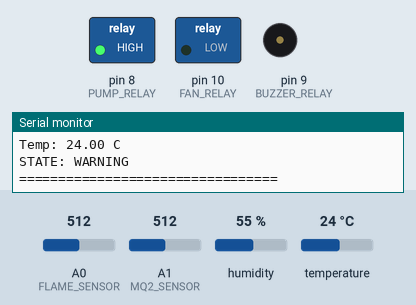
Simulated run of this sketch. Board: Arduino Uno, built with avr-gcc and run on an emulated ATmega328P. Shown: switched loads named in the sketch (green lamp = pin HIGH), buzzer (waves = sounding, pin HIGH), the last lines printed to the serial monitor. The test bench sets the inputs (shaded band); at power-on: A0 (FLAME_SENSOR) = 512, A1 (MQ2_SENSOR) = 512, humidity 55 %, temperature 24 °C.

Above: at 1.8 s.
1.9 s: A0 (FLAME_SENSOR) set to 484
At 3.0 s:
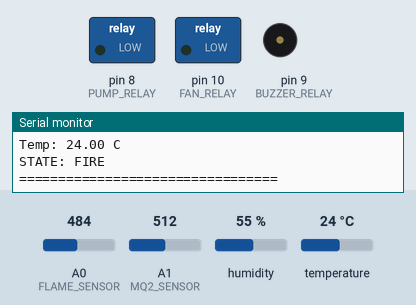
3.6 s: A0 (FLAME_SENSOR) set to 510
At 4.9 s:
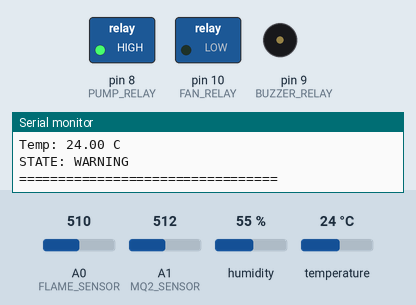
5.8 s: A1 (MQ2_SENSOR) set to 318
7.6 s: A1 (MQ2_SENSOR) set to 283
At 9.1 s:
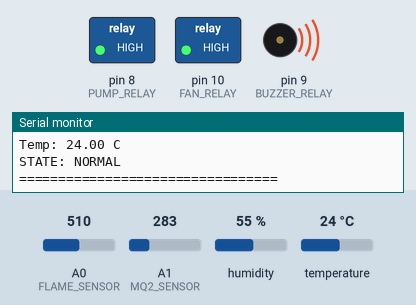
10.1 s: A1 (MQ2_SENSOR) set to 306
At 11.1 s:
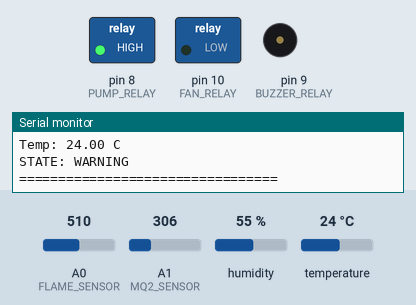
Timing chart, 0 to 13.1 s (numbered marks = the images above; inputs shaded):
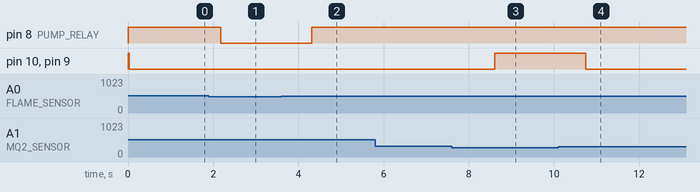

The sketch:

ard.ino
```cpp
#include <DHT.h>

// ─────────────────────────────
// SENSOR PINS
// ─────────────────────────────
#define FLAME_SENSOR A0
#define MQ2_SENSOR   A1
#define DHTPIN       A2
#define DHTTYPE      DHT11

// ─────────────────────────────
// RELAY PINS
// ─────────────────────────────
#define PUMP_RELAY   8
#define BUZZER_RELAY 9
#define FAN_RELAY    10

// ─────────────────────────────
// THRESHOLDS
// ─────────────────────────────
#define SMOKE_WARNING 300
#define SMOKE_FIRE    600

#define TEMP_WARNING  35
#define TEMP_FIRE     40

#define FLAME_THRESHOLD 500

DHT dht(DHTPIN, DHTTYPE);

// ─────────────────────────────
// SYSTEM STATE
// ─────────────────────────────
enum SystemState {
  NORMAL,
  WARNING,
  FIRE
};

SystemState state = NORMAL;

// ─────────────────────────────
// SETUP
// ─────────────────────────────
void setup() {
  Serial.begin(9600);

  pinMode(PUMP_RELAY, OUTPUT);
  pinMode(BUZZER_RELAY, OUTPUT);
  pinMode(FAN_RELAY, OUTPUT);

  // OFF (ACTIVE LOW RELAY)
  digitalWrite(PUMP_RELAY, HIGH);
  digitalWrite(BUZZER_RELAY, HIGH);
  digitalWrite(FAN_RELAY, HIGH);

  dht.begin();

  Serial.println("🔥 Fire System Started");
}

// ─────────────────────────────
// LOOP
// ─────────────────────────────
void loop() {

  // =========================
  // READ SENSORS
  // =========================
  int flameValue = analogRead(FLAME_SENSOR);
  int smokeValue = analogRead(MQ2_SENSOR);
  float temp = dht.readTemperature();

  if (isnan(temp)) {
    Serial.println("DHT ERROR");
    delay(1000);
    return;
  }

  int flameDetected = (flameValue < FLAME_THRESHOLD) ? 1 : 0;

  // =========================
  // PRIORITY LOGIC (IMPORTANT)
  // =========================

  // 🔴 FIRE FIRST (HIGHEST PRIORITY)
  if (flameDetected == 1 ||
      (smokeValue >= SMOKE_FIRE && temp >= TEMP_FIRE)) {

    state = FIRE;
  }

  // 🟡 WARNING (ONLY IF NOT FIRE)
  else if (smokeValue >= SMOKE_WARNING || temp >= TEMP_WARNING) {

    state = WARNING;
  }

  // 🟢 NORMAL
  else {

    state = NORMAL;
  }

  // =========================
  // ACTUATORS
  // =========================
  switch (state) {

    case NORMAL:
      digitalWrite(PUMP_RELAY, HIGH);
      digitalWrite(BUZZER_RELAY, HIGH);
      digitalWrite(FAN_RELAY, HIGH);
      break;

    case WARNING:
      digitalWrite(PUMP_RELAY, HIGH);
      digitalWrite(BUZZER_RELAY, LOW);
      digitalWrite(FAN_RELAY, LOW);
      break;

    case FIRE:
      digitalWrite(PUMP_RELAY, LOW);
      digitalWrite(BUZZER_RELAY, LOW);
      digitalWrite(FAN_RELAY, LOW);
      break;
  }

  // =========================
  // SERIAL OUTPUT
  // =========================
  Serial.println("=================================");

  Serial.print("Flame: ");
  Serial.println(flameDetected);

  Serial.print("Smoke: ");
  Serial.println(smokeValue);

  Serial.print("Temp: ");
  Serial.print(temp);
  Serial.println(" C");

  Serial.print("STATE: ");

  if (state == NORMAL) Serial.println("NORMAL");
  else if (state == WARNING) Serial.println("WARNING");
  else Serial.println("FIRE");

  Serial.println("=================================\n");

  delay(1000);
}
```

Measured:
- the behaviour switches between 500 and 499 on A0 (FLAME_SENSOR) (found by bisection; images 0 and 1)
- the behaviour switches between 300 and 299 on A1 (MQ2_SENSOR) (found by bisection; images 2 and 3)
- after the input at 1.9 s, pin 8 (PUMP_RELAY): HIGH → LOW after 0.27 s
- after the input at 3.6 s, pin 8 (PUMP_RELAY): LOW → HIGH after 0.71 s
- after the input at 7.6 s, pin 10 (FAN_RELAY), pin 9 (BUZZER_RELAY): LOW → HIGH after 1.0 s
- after the input at 10.1 s, pin 10 (FAN_RELAY), pin 9 (BUZZER_RELAY): HIGH → LOW after 0.65 s
